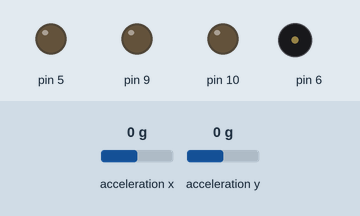
Simulated run of this sketch. Board: Arduino Leonardo, built with avr-gcc and run on an emulated ATmega32U4. On the bench: output pins drawn as LEDs (lit = HIGH), buzzer (waves = sounding). The inputs (shaded band) are chosen by the test bench; at power-on: acceleration x 0 g, acceleration y 0 g. Random numbers use the default seed unless the sketch sets one. At 0.0 s the program stops and its outputs stay as they are.

Above: at 0.1 s.
Timing chart, 0 to 1.5 s (numbered marks = the images above):
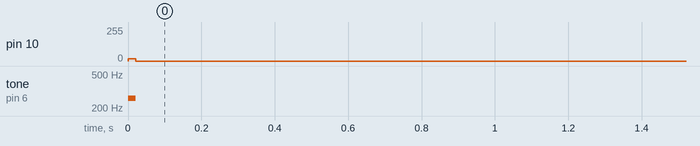

The sketch:

HoldFlat_game.ino
```cpp
// include the Esplora library
#include <Esplora.h>
int x_axis0 ;
int y_axis0 ;
int yError;
byte red = 0;
byte green = 0;
byte blue = 0;
boolean keepRunning;
boolean stopProgram;
int btnExit, btnNewGame;
int xZero = -15;
int yZero = -15;
const float xRange = 200;
const float yRange = 150;

void setup() {
  Serial.begin(9600);        // initialize serial communications
  keepRunning = true;
}

void loop()
{
  while (keepRunning) {

    btnExit = Esplora.readButton(SWITCH_DOWN); // Read and process exit button state
    if(btnExit == LOW) {
      keepRunning = false;
    }
    btnNewGame = Esplora.readButton(SWITCH_RIGHT);
    if ( btnNewGame == LOW ) {// reset the target x/y angle posotion
      xZero = -15. + xRange/2 - (xRange*rand())/RAND_MAX;
      yZero = -15. + yRange/2 - (yRange*rand())/RAND_MAX;
      Esplora.writeRed(125);
    }
    // read the x and y sensors into variables
    x_axis0 = Esplora.readAccelerometer(X_AXIS);
    y_axis0 = Esplora.readAccelerometer(Y_AXIS);
    red = 0;
    green = 0;
    blue = 0;
    int x_axis = x_axis0 - xZero;  // offest for non-zero center readout
    if (x_axis < -5 ) {
      // write the light levels to the Blue LED
      blue = abs(x_axis);
    }
    else if (x_axis > 5 ) {
      green = x_axis;
    }

    yError = y_axis0 - yZero;
    if( yError < -5 )   {
      Esplora.tone(200 + yError);
    }
    else if( yError > 5 ) {
      Esplora.tone(250 + yError);
    }
    else {
      Esplora.noTone();
    }
    /*Serial.print("x_axis0=: ");      // print the label for X
     Serial.print(x_axis0);      // print the value for the X axis
     Serial.print(", x_axis=");      // print the value for the X axis
     Serial.print(x_axis);      // print the value for the X axis
     Serial.print(",   y_axis0=: ");      // print the label for X
     Serial.print(y_axis0);      // print the value for the X axis
     Serial.print(", xZero=");      // print the value for the X axis
     Serial.print(xZero);      // print the value for the X axis
     Serial.print(", yZero=");      // print the value for the X axis
     Serial.println(yZero);      // print the value for the X axis */
    // SHow color and add a small delay to keep the LED from flickering:
    Esplora.writeRGB(red, green, blue);
    delay(20);
  }
  Esplora.writeRGB(0,0,0);
  Esplora.noTone();
  while(1);

}
```

Measured:
- by itself, pin 10: 0/255 → 17/255 at 0.00 s, → 0/255 0.02 s later
- by itself, tone on pin 6: silent → 259 Hz at 0.00 s, → silent 0.02 s later
